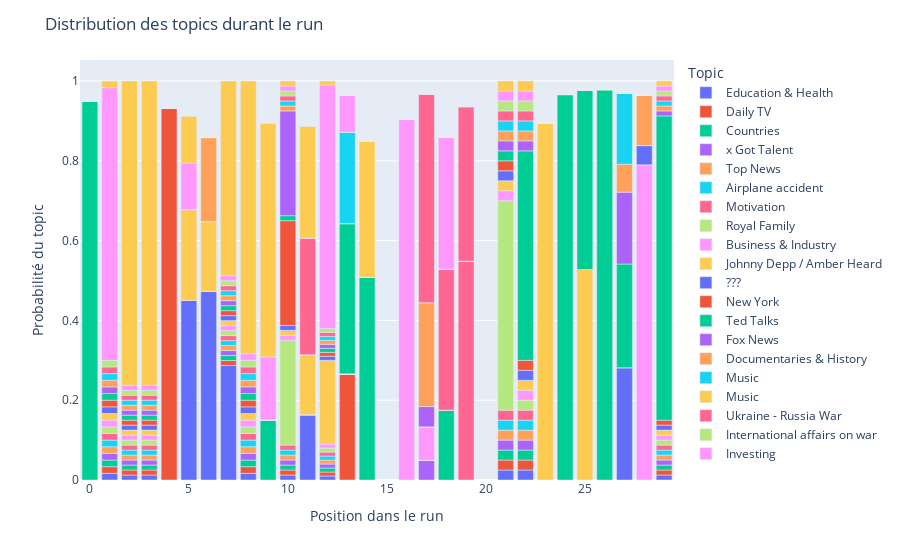

Notebook cell for this chart:
### Markdown cell above
### Attribution des topics durant le run

### Code cell
df_plot = df_output[~df_output['walk'].isnull()]
df_plot = df_plot.loc[df_plot['walk'] == 21, :]
fig = px.bar(data_frame=df_plot, x='video_id_in_run', y=[f'topic_id_{i}' for i in range(num_topics)], labels={'variable': 'Topic', 'video_id_in_run': 'Position dans le run', 'value': 'Probabilité du topic'})
newnames = {f'topic_id_{i}': topic_id2name[i] for i in range(num_topics)}
fig.for_each_trace(lambda t: t.update(name = newnames[t.name],
                                      legendgroup = newnames[t.name],
                                      hovertemplate = t.hovertemplate.replace(t.name, newnames[t.name])
                                      )
                   )
fig.update_layout(
    title='Distribution des topics durant le run'
)
fig.write_html('plots/p5_topics_distr.html')
fig.show()

### Figure 1 — Plotly figure (JSON) as saved in the notebook; plotly's stock layout.template omitted (floating-point values rounded to 4 significant figures)
{"data": [{"alignmentgroup": "True", "hovertemplate": "Topic=Education & Health<br>Position dans le run=%{x}<br>Probabilité du topic=%{y}<extra></extra>", "legendgroup": "Education & Health", "marker": {"color": "#636efa", "pattern": {"shape": ""}}, "name": "Education & Health", "offsetgroup": "topic_id_0", "orientation": "v", "showlegend": true, "textposition": "auto", "x": [0, 1, 2, 3, 4, 5, 6, 7, 8, 9, 10, 11, 12, 13, 14, 16, 17, 18, 19, 21, 22, 23, 24, 25, 26, 27, 28, 29], "xaxis": "x", "y": [0.0, 0.01667, 0.0125, 0.0125, 0.0, 0.45, 0.4727, 0.2869, 0.01667, 0.0, 0.0125, 0.1638, 0.01, 0.0, 0.0, 0.0, 0.0, 0.0, 0.0, 0.025, 0.025, 0.0, 0.0, 0.0, 0.0, 0.0, 0.0, 0.0125], "yaxis": "y", "type": "bar"}, {"alignmentgroup": "True", "hovertemplate": "Topic=Daily TV<br>Position dans le run=%{x}<br>Probabilité du topic=%{y}<extra></extra>", "legendgroup": "Daily TV", "marker": {"color": "#EF553B", "pattern": {"shape": ""}}, "name": "Daily TV", "offsetgroup": "topic_id_1", "orientation": "v", "showlegend": true, "textposition": "auto", "x": [0, 1, 2, 3, 4, 5, 6, 7, 8, 9, 10, 11, 12, 13, 14, 16, 17, 18, 19, 21, 22, 23, 24, 25, 26, 27, 28, 29], "xaxis": "x", "y": [0.0, 0.01667, 0.0125, 0.0125, 0.0, 0.0, 0.0, 0.0125, 0.01667, 0.0, 0.0125, 0.0, 0.01, 0.266, 0.0, 0.0, 0.0, 0.0, 0.0, 0.025, 0.025, 0.0, 0.0, 0.0, 0.0, 0.0, 0.0, 0.0125], "yaxis": "y", "type": "bar"}, {"alignmentgroup": "True", "hovertemplate": "Topic=Countries<br>Position dans le run=%{x}<br>Probabilité du topic=%{y}<extra></extra>", "legendgroup": "Countries", "marker": {"color": "#00cc96", "pattern": {"shape": ""}}, "name": "Countries", "offsetgroup": "topic_id_2", "orientation": "v", "showlegend": true, "textposition": "auto", "x": [0, 1, 2, 3, 4, 5, 6, 7, 8, 9, 10, 11, 12, 13, 14, 16, 17, 18, 19, 21, 22, 23, 24, 25, 26, 27, 28, 29], "xaxis": "x", "y": [0.95, 0.01667, 0.0125, 0.0125, 0.0, 0.0, 0.0, 0.0125, 0.01667, 0.1511, 0.0125, 0.0, 0.01, 0.0, 0.5083, 0.0, 0.0, 0.175, 0.0, 0.025, 0.025, 0.0, 0.0, 0.0, 0.0, 0.0, 0.0, 0.0125], "yaxis": "y", "type": "bar"}, {"alignmentgroup": "True", "hovertemplate": "Topic=x Got Talent<br>Position dans le run=%{x}<br>Probabilité du topic=%{y}<extra></extra>", "legendgroup": "x Got Talent", "marker": {"color": "#ab63fa", "pattern": {"shape": ""}}, "name": "x Got Talent", "offsetgroup": "topic_id_3", "orientation": "v", "showlegend": true, "textposition": "auto", "x": [0, 1, 2, 3, 4, 5, 6, 7, 8, 9, 10, 11, 12, 13, 14, 16, 17, 18, 19, 21, 22, 23, 24, 25, 26, 27, 28, 29], "xaxis": "x", "y": [0.0, 0.01667, 0.0125, 0.0125, 0.0, 0.0, 0.0, 0.0125, 0.01667, 0.0, 0.0125, 0.0, 0.01, 0.0, 0.0, 0.0, 0.04921, 0.0, 0.0, 0.025, 0.025, 0.0, 0.0, 0.0, 0.0, 0.0, 0.0, 0.0125], "yaxis": "y", "type": "bar"}, {"alignmentgroup": "True", "hovertemplate": "Topic=Top News<br>Position dans le run=%{x}<br>Probabilité du topic=%{y}<extra></extra>", "legendgroup": "Top News", "marker": {"color": "#FFA15A", "pattern": {"shape": ""}}, "name": "Top News", "offsetgroup": "topic_id_4", "orientation": "v", "showlegend": true, "textposition": "auto", "x": [0, 1, 2, 3, 4, 5, 6, 7, 8, 9, 10, 11, 12, 13, 14, 16, 17, 18, 19, 21, 22, 23, 24, 25, 26, 27, 28, 29], "xaxis": "x", "y": [0.0, 0.01667, 0.0125, 0.0125, 0.0, 0.0, 0.0, 0.0125, 0.01667, 0.0, 0.0125, 0.0, 0.01, 0.0, 0.0, 0.0, 0.0, 0.0, 0.0, 0.025, 0.025, 0.0, 0.0, 0.0, 0.0, 0.0, 0.0, 0.0125], "yaxis": "y", "type": "bar"}, {"alignmentgroup": "True", "hovertemplate": "Topic=Airplane accident<br>Position dans le run=%{x}<br>Probabilité du topic=%{y}<extra></extra>", "legendgroup": "Airplane accident", "marker": {"color": "#19d3f3", "pattern": {"shape": ""}}, "name": "Airplane accident", "offsetgroup": "topic_id_5", "orientation": "v", "showlegend": true, "textposition": "auto", "x": [0, 1, 2, 3, 4, 5, 6, 7, 8, 9, 10, 11, 12, 13, 14, 16, 17, 18, 19, 21, 22, 23, 24, 25, 26, 27, 28, 29], "xaxis": "x", "y": [0.0, 0.01667, 0.0125, 0.0125, 0.0, 0.0, 0.0, 0.0125, 0.01667, 0.0, 0.0125, 0.0, 0.01, 0.0, 0.0, 0.0, 0.0, 0.0, 0.0, 0.025, 0.025, 0.0, 0.0, 0.0, 0.0, 0.0, 0.0, 0.0125], "yaxis": "y", "type": "bar"}, {"alignmentgroup": "True", "hovertemplate": "Topic=Motivation<br>Position dans le run=%{x}<br>Probabilité du topic=%{y}<extra></extra>", "legendgroup": "Motivation", "marker": {"color": "#FF6692", "pattern": {"shape": ""}}, "name": "Motivation", "offsetgroup": "topic_id_6", "orientation": "v", "showlegend": true, "textposition": "auto", "x": [0, 1, 2, 3, 4, 5, 6, 7, 8, 9, 10, 11, 12, 13, 14, 16, 17, 18, 19, 21, 22, 23, 24, 25, 26, 27, 28, 29], "xaxis": "x", "y": [0.0, 0.01667, 0.0125, 0.0125, 0.0, 0.0, 0.0, 0.0125, 0.01667, 0.0, 0.0125, 0.0, 0.01, 0.0, 0.0, 0.0, 0.0, 0.3539, 0.5487, 0.025, 0.025, 0.0, 0.0, 0.0, 0.0, 0.0, 0.0, 0.0125], "yaxis": "y", "type": "bar"}, {"alignmentgroup": "True", "hovertemplate": "Topic=Royal Family<br>Position dans le run=%{x}<br>Probabilité du topic=%{y}<extra></extra>", "legendgroup": "Royal Family", "marker": {"color": "#B6E880", "pattern": {"shape": ""}}, "name": "Royal Family", "offsetgroup": "topic_id_7", "orientation": "v", "showlegend": true, "textposition": "auto", "x": [0, 1, 2, 3, 4, 5, 6, 7, 8, 9, 10, 11, 12, 13, 14, 16, 17, 18, 19, 21, 22, 23, 24, 25, 26, 27, 28, 29], "xaxis": "x", "y": [0.0, 0.01667, 0.0125, 0.0125, 0.0, 0.0, 0.0, 0.0125, 0.01667, 0.0, 0.2625, 0.0, 0.01, 0.0, 0.0, 0.0, 0.0, 0.0, 0.0, 0.525, 0.025, 0.0, 0.0, 0.0, 0.0, 0.0, 0.0, 0.0125], "yaxis": "y", "type": "bar"}, {"alignmentgroup": "True", "hovertemplate": "Topic=Business & Industry<br>Position dans le run=%{x}<br>Probabilité du topic=%{y}<extra></extra>", "legendgroup": "Business & Industry", "marker": {"color": "#FF97FF", "pattern": {"shape": ""}}, "name": "Business & Industry", "offsetgroup": "topic_id_8", "orientation": "v", "showlegend": true, "textposition": "auto", "x": [0, 1, 2, 3, 4, 5, 6, 7, 8, 9, 10, 11, 12, 13, 14, 16, 17, 18, 19, 21, 22, 23, 24, 25, 26, 27, 28, 29], "xaxis": "x", "y": [0.0, 0.01667, 0.0125, 0.0125, 0.0, 0.0, 0.0, 0.0125, 0.01667, 0.0, 0.0125, 0.0, 0.01, 0.0, 0.0, 0.905, 0.08398, 0.0, 0.0, 0.025, 0.025, 0.0, 0.0, 0.0, 0.0, 0.0, 0.7899, 0.0125], "yaxis": "y", "type": "bar"}, {"alignmentgroup": "True", "hovertemplate": "Topic=Johnny Depp / Amber Heard<br>Position dans le run=%{x}<br>Probabilité du topic=%{y}<extra></extra>", "legendgroup": "Johnny Depp / Amber Heard", "marker": {"color": "#FECB52", "pattern": {"shape": ""}}, "name": "Johnny Depp / Amber Heard", "offsetgroup": "topic_id_9", "orientation": "v", "showlegend": true, "textposition": "auto", "x": [0, 1, 2, 3, 4, 5, 6, 7, 8, 9, 10, 11, 12, 13, 14, 16, 17, 18, 19, 21, 22, 23, 24, 25, 26, 27, 28, 29], "xaxis": "x", "y": [0.0, 0.01667, 0.0125, 0.0125, 0.0, 0.2278, 0.175, 0.0125, 0.01667, 0.0, 0.0125, 0.15, 0.21, 0.0, 0.3416, 0.0, 0.0, 0.0, 0.0, 0.025, 0.025, 0.8944, 0.0, 0.5275, 0.0, 0.0, 0.0, 0.0125], "yaxis": "y", "type": "bar"}, {"alignmentgroup": "True", "hovertemplate": "Topic=???<br>Position dans le run=%{x}<br>Probabilité du topic=%{y}<extra></extra>", "legendgroup": "???", "marker": {"color": "#636efa", "pattern": {"shape": ""}}, "name": "???", "offsetgroup": "topic_id_10", "orientation": "v", "showlegend": true, "textposition": "auto", "x": [0, 1, 2, 3, 4, 5, 6, 7, 8, 9, 10, 11, 12, 13, 14, 16, 17, 18, 19, 21, 22, 23, 24, 25, 26, 27, 28, 29], "xaxis": "x", "y": [0.0, 0.01667, 0.0125, 0.0125, 0.0, 0.0, 0.0, 0.0125, 0.01667, 0.0, 0.0125, 0.0, 0.01, 0.0, 0.0, 0.0, 0.0, 0.0, 0.0, 0.025, 0.025, 0.0, 0.0, 0.0, 0.0, 0.2814, 0.04831, 0.0125], "yaxis": "y", "type": "bar"}, {"alignmentgroup": "True", "hovertemplate": "Topic=New York<br>Position dans le run=%{x}<br>Probabilité du topic=%{y}<extra></extra>", "legendgroup": "New York", "marker": {"color": "#EF553B", "pattern": {"shape": ""}}, "name": "New York", "offsetgroup": "topic_id_11", "orientation": "v", "showlegend": true, "textposition": "auto", "x": [0, 1, 2, 3, 4, 5, 6, 7, 8, 9, 10, 11, 12, 13, 14, 16, 17, 18, 19, 21, 22, 23, 24, 25, 26, 27, 28, 29], "xaxis": "x", "y": [0.0, 0.01667, 0.0125, 0.0125, 0.9321, 0.0, 0.0, 0.0125, 0.01667, 0.0, 0.2625, 0.0, 0.01, 0.0, 0.0, 0.0, 0.0, 0.0, 0.0, 0.025, 0.025, 0.0, 0.0, 0.0, 0.0, 0.0, 0.0, 0.0125], "yaxis": "y", "type": "bar"}, {"alignmentgroup": "True", "hovertemplate": "Topic=Ted Talks<br>Position dans le run=%{x}<br>Probabilité du topic=%{y}<extra></extra>", "legendgroup": "Ted Talks", "marker": {"color": "#00cc96", "pattern": {"shape": ""}}, "name": "Ted Talks", "offsetgroup": "topic_id_12", "orientation": "v", "showlegend": true, "textposition": "auto", "x": [0, 1, 2, 3, 4, 5, 6, 7, 8, 9, 10, 11, 12, 13, 14, 16, 17, 18, 19, 21, 22, 23, 24, 25, 26, 27, 28, 29], "xaxis": "x", "y": [0.0, 0.01667, 0.0125, 0.0125, 0.0, 0.0, 0.0, 0.0125, 0.01667, 0.0, 0.0125, 0.0, 0.01, 0.3765, 0.0, 0.0, 0.0, 0.0, 0.0, 0.025, 0.525, 0.0, 0.9661, 0.45, 0.9784, 0.26, 0.0, 0.7625], "yaxis": "y", "type": "bar"}, {"alignmentgroup": "True", "hovertemplate": "Topic=Fox News<br>Position dans le run=%{x}<br>Probabilité du topic=%{y}<extra></extra>", "legendgroup": "Fox News", "marker": {"color": "#ab63fa", "pattern": {"shape": ""}}, "name": "Fox News", "offsetgroup": "topic_id_13", "orientation": "v", "showlegend": true, "textposition": "auto", "x": [0, 1, 2, 3, 4, 5, 6, 7, 8, 9, 10, 11, 12, 13, 14, 16, 17, 18, 19, 21, 22, 23, 24, 25, 26, 27, 28, 29], "xaxis": "x", "y": [0.0, 0.01667, 0.0125, 0.0125, 0.0, 0.0, 0.0, 0.0125, 0.01667, 0.0, 0.2625, 0.0, 0.01, 0.0, 0.0, 0.0, 0.05078, 0.0, 0.0, 0.025, 0.025, 0.0, 0.0, 0.0, 0.0, 0.18, 0.0, 0.0125], "yaxis": "y", "type": "bar"}, {"alignmentgroup": "True", "hovertemplate": "Topic=Documentaries & History<br>Position dans le run=%{x}<br>Probabilité du topic=%{y}<extra></extra>", "legendgroup": "Documentaries & History", "marker": {"color": "#FFA15A", "pattern": {"shape": ""}}, "name": "Documentaries & History", "offsetgroup": "topic_id_14", "orientation": "v", "showlegend": true, "textposition": "auto", "x": [0, 1, 2, 3, 4, 5, 6, 7, 8, 9, 10, 11, 12, 13, 14, 16, 17, 18, 19, 21, 22, 23, 24, 25, 26, 27, 28, 29], "xaxis": "x", "y": [0.0, 0.01667, 0.0125, 0.0125, 0.0, 0.0, 0.2106, 0.0125, 0.01667, 0.0, 0.0125, 0.0, 0.01, 0.0, 0.0, 0.0, 0.2602, 0.0, 0.0, 0.025, 0.025, 0.0, 0.0, 0.0, 0.0, 0.07005, 0.1263, 0.0125], "yaxis": "y", "type": "bar"}, {"alignmentgroup": "True", "hovertemplate": "Topic=Music<br>Position dans le run=%{x}<br>Probabilité du topic=%{y}<extra></extra>", "legendgroup": "Music", "marker": {"color": "#19d3f3", "pattern": {"shape": ""}}, "name": "Music", "offsetgroup": "topic_id_15", "orientation": "v", "showlegend": true, "textposition": "auto", "x": [0, 1, 2, 3, 4, 5, 6, 7, 8, 9, 10, 11, 12, 13, 14, 16, 17, 18, 19, 21, 22, 23, 24, 25, 26, 27, 28, 29], "xaxis": "x", "y": [0.0, 0.01667, 0.0125, 0.0125, 0.0, 0.0, 0.0, 0.0125, 0.01667, 0.0, 0.0125, 0.0, 0.01, 0.2295, 0.0, 0.0, 0.0, 0.0, 0.0, 0.025, 0.025, 0.0, 0.0, 0.0, 0.0, 0.1773, 0.0, 0.0125], "yaxis": "y", "type": "bar"}, {"alignmentgroup": "True", "hovertemplate": "Topic=Ukraine - Russia War<br>Position dans le run=%{x}<br>Probabilité du topic=%{y}<extra></extra>", "legendgroup": "Ukraine - Russia War", "marker": {"color": "#FF6692", "pattern": {"shape": ""}}, "name": "Ukraine - Russia War", "offsetgroup": "topic_id_16", "orientation": "v", "showlegend": true, "textposition": "auto", "x": [0, 1, 2, 3, 4, 5, 6, 7, 8, 9, 10, 11, 12, 13, 14, 16, 17, 18, 19, 21, 22, 23, 24, 25, 26, 27, 28, 29], "xaxis": "x", "y": [0.0, 0.01667, 0.0125, 0.0125, 0.0, 0.0, 0.0, 0.0125, 0.01667, 0.0, 0.0125, 0.2928, 0.01, 0.0, 0.0, 0.0, 0.5232, 0.0, 0.3871, 0.025, 0.025, 0.0, 0.0, 0.0, 0.0, 0.0, 0.0, 0.0125], "yaxis": "y", "type": "bar"}, {"alignmentgroup": "True", "hovertemplate": "Topic=International affairs on war<br>Position dans le run=%{x}<br>Probabilité du topic=%{y}<extra></extra>", "legendgroup": "International affairs on war", "marker": {"color": "#B6E880", "pattern": {"shape": ""}}, "name": "International affairs on war", "offsetgroup": "topic_id_17", "orientation": "v", "showlegend": true, "textposition": "auto", "x": [0, 1, 2, 3, 4, 5, 6, 7, 8, 9, 10, 11, 12, 13, 14, 16, 17, 18, 19, 21, 22, 23, 24, 25, 26, 27, 28, 29], "xaxis": "x", "y": [0.0, 0.01667, 0.0125, 0.0125, 0.0, 0.0, 0.0, 0.0125, 0.01667, 0.0, 0.0125, 0.0, 0.01, 0.0, 0.0, 0.0, 0.0, 0.0, 0.0, 0.025, 0.025, 0.0, 0.0, 0.0, 0.0, 0.0, 0.0, 0.0125], "yaxis": "y", "type": "bar"}, {"alignmentgroup": "True", "hovertemplate": "Topic=Investing<br>Position dans le run=%{x}<br>Probabilité du topic=%{y}<extra></extra>", "legendgroup": "Investing", "marker": {"color": "#FF97FF", "pattern": {"shape": ""}}, "name": "Investing", "offsetgroup": "topic_id_18", "orientation": "v", "showlegend": true, "textposition": "auto", "x": [0, 1, 2, 3, 4, 5, 6, 7, 8, 9, 10, 11, 12, 13, 14, 16, 17, 18, 19, 21, 22, 23, 24, 25, 26, 27, 28, 29], "xaxis": "x", "y": [0.0, 0.6833, 0.0125, 0.0125, 0.0, 0.1167, 0.0, 0.0125, 0.01667, 0.1576, 0.0125, 0.0, 0.61, 0.09152, 0.0, 0.0, 0.0, 0.3294, 0.0, 0.025, 0.025, 0.0, 0.0, 0.0, 0.0, 0.0, 0.0, 0.0125], "yaxis": "y", "type": "bar"}, {"alignmentgroup": "True", "hovertemplate": "Topic=Music<br>Position dans le run=%{x}<br>Probabilité du topic=%{y}<extra></extra>", "legendgroup": "Music", "marker": {"color": "#FECB52", "pattern": {"shape": ""}}, "name": "Music", "offsetgroup": "topic_id_19", "orientation": "v", "showlegend": true, "textposition": "auto", "x": [0, 1, 2, 3, 4, 5, 6, 7, 8, 9, 10, 11, 12, 13, 14, 16, 17, 18, 19, 21, 22, 23, 24, 25, 26, 27, 28, 29], "xaxis": "x", "y": [0.0, 0.01667, 0.7625, 0.7625, 0.0, 0.1167, 0.0, 0.488, 0.6833, 0.5851, 0.0125, 0.2791, 0.01, 0.0, 0.0, 0.0, 0.0, 0.0, 0.0, 0.025, 0.025, 0.0, 0.0, 0.0, 0.0, 0.0, 0.0, 0.0125], "yaxis": "y", "type": "bar"}], "layout": {"xaxis": {"anchor": "y", "domain": [0.0, 1.0], "title": {"text": "Position dans le run"}}, "yaxis": {"anchor": "x", "domain": [0.0, 1.0], "title": {"text": "Probabilité du topic"}}, "legend": {"title": {"text": "Topic"}, "tracegroupgap": 0}, "margin": {"t": 60}, "barmode": "relative", "title": {"text": "Distribution des topics durant le run"}}}
